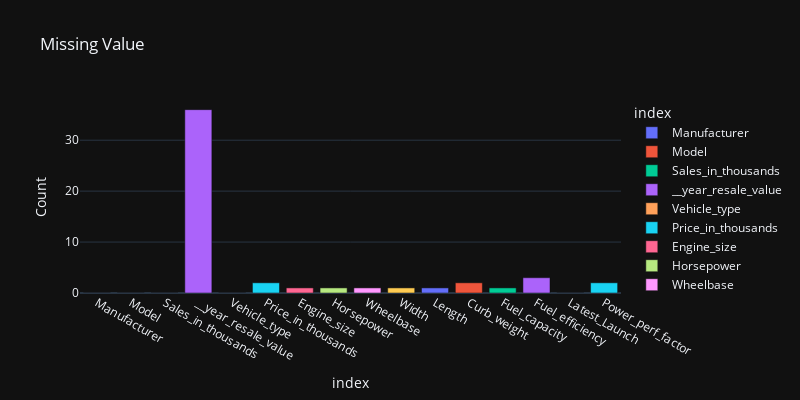

Here is the notebook cell this chart was saved with:
### Code cell
a=dt.isnull().sum()
px.bar(a,x=a.index,y=a.values,title='Missing Value',color=a.index,labels={'x':'Columns','y':'Count'},
       height=400,width=800,template='plotly_dark')

### Figure 1 — Plotly figure (JSON) as saved in the notebook; plotly's stock layout.template omitted (floating-point values rounded to 4 significant figures)
{"data": [{"alignmentgroup": "True", "hovertemplate": "index=%{x}<br>Count=%{y}<extra></extra>", "legendgroup": "Manufacturer", "marker": {"color": "#636efa", "pattern": {"shape": ""}}, "name": "Manufacturer", "offsetgroup": "Manufacturer", "orientation": "v", "showlegend": true, "textposition": "auto", "type": "bar", "x": ["Manufacturer"], "xaxis": "x", "y": [0], "yaxis": "y"}, {"alignmentgroup": "True", "hovertemplate": "index=%{x}<br>Count=%{y}<extra></extra>", "legendgroup": "Model", "marker": {"color": "#EF553B", "pattern": {"shape": ""}}, "name": "Model", "offsetgroup": "Model", "orientation": "v", "showlegend": true, "textposition": "auto", "type": "bar", "x": ["Model"], "xaxis": "x", "y": [0], "yaxis": "y"}, {"alignmentgroup": "True", "hovertemplate": "index=%{x}<br>Count=%{y}<extra></extra>", "legendgroup": "Sales_in_thousands", "marker": {"color": "#00cc96", "pattern": {"shape": ""}}, "name": "Sales_in_thousands", "offsetgroup": "Sales_in_thousands", "orientation": "v", "showlegend": true, "textposition": "auto", "type": "bar", "x": ["Sales_in_thousands"], "xaxis": "x", "y": [0], "yaxis": "y"}, {"alignmentgroup": "True", "hovertemplate": "index=%{x}<br>Count=%{y}<extra></extra>", "legendgroup": "__year_resale_value", "marker": {"color": "#ab63fa", "pattern": {"shape": ""}}, "name": "__year_resale_value", "offsetgroup": "__year_resale_value", "orientation": "v", "showlegend": true, "textposition": "auto", "type": "bar", "x": ["__year_resale_value"], "xaxis": "x", "y": [36], "yaxis": "y"}, {"alignmentgroup": "True", "hovertemplate": "index=%{x}<br>Count=%{y}<extra></extra>", "legendgroup": "Vehicle_type", "marker": {"color": "#FFA15A", "pattern": {"shape": ""}}, "name": "Vehicle_type", "offsetgroup": "Vehicle_type", "orientation": "v", "showlegend": true, "textposition": "auto", "type": "bar", "x": ["Vehicle_type"], "xaxis": "x", "y": [0], "yaxis": "y"}, {"alignmentgroup": "True", "hovertemplate": "index=%{x}<br>Count=%{y}<extra></extra>", "legendgroup": "Price_in_thousands", "marker": {"color": "#19d3f3", "pattern": {"shape": ""}}, "name": "Price_in_thousands", "offsetgroup": "Price_in_thousands", "orientation": "v", "showlegend": true, "textposition": "auto", "type": "bar", "x": ["Price_in_thousands"], "xaxis": "x", "y": [2], "yaxis": "y"}, {"alignmentgroup": "True", "hovertemplate": "index=%{x}<br>Count=%{y}<extra></extra>", "legendgroup": "Engine_size", "marker": {"color": "#FF6692", "pattern": {"shape": ""}}, "name": "Engine_size", "offsetgroup": "Engine_size", "orientation": "v", "showlegend": true, "textposition": "auto", "type": "bar", "x": ["Engine_size"], "xaxis": "x", "y": [1], "yaxis": "y"}, {"alignmentgroup": "True", "hovertemplate": "index=%{x}<br>Count=%{y}<extra></extra>", "legendgroup": "Horsepower", "marker": {"color": "#B6E880", "pattern": {"shape": ""}}, "name": "Horsepower", "offsetgroup": "Horsepower", "orientation": "v", "showlegend": true, "textposition": "auto", "type": "bar", "x": ["Horsepower"], "xaxis": "x", "y": [1], "yaxis": "y"}, {"alignmentgroup": "True", "hovertemplate": "index=%{x}<br>Count=%{y}<extra></extra>", "legendgroup": "Wheelbase", "marker": {"color": "#FF97FF", "pattern": {"shape": ""}}, "name": "Wheelbase", "offsetgroup": "Wheelbase", "orientation": "v", "showlegend": true, "textposition": "auto", "type": "bar", "x": ["Wheelbase"], "xaxis": "x", "y": [1], "yaxis": "y"}, {"alignmentgroup": "True", "hovertemplate": "index=%{x}<br>Count=%{y}<extra></extra>", "legendgroup": "Width", "marker": {"color": "#FECB52", "pattern": {"shape": ""}}, "name": "Width", "offsetgroup": "Width", "orientation": "v", "showlegend": true, "textposition": "auto", "type": "bar", "x": ["Width"], "xaxis": "x", "y": [1], "yaxis": "y"}, {"alignmentgroup": "True", "hovertemplate": "index=%{x}<br>Count=%{y}<extra></extra>", "legendgroup": "Length", "marker": {"color": "#636efa", "pattern": {"shape": ""}}, "name": "Length", "offsetgroup": "Length", "orientation": "v", "showlegend": true, "textposition": "auto", "type": "bar", "x": ["Length"], "xaxis": "x", "y": [1], "yaxis": "y"}, {"alignmentgroup": "True", "hovertemplate": "index=%{x}<br>Count=%{y}<extra></extra>", "legendgroup": "Curb_weight", "marker": {"color": "#EF553B", "pattern": {"shape": ""}}, "name": "Curb_weight", "offsetgroup": "Curb_weight", "orientation": "v", "showlegend": true, "textposition": "auto", "type": "bar", "x": ["Curb_weight"], "xaxis": "x", "y": [2], "yaxis": "y"}, {"alignmentgroup": "True", "hovertemplate": "index=%{x}<br>Count=%{y}<extra></extra>", "legendgroup": "Fuel_capacity", "marker": {"color": "#00cc96", "pattern": {"shape": ""}}, "name": "Fuel_capacity", "offsetgroup": "Fuel_capacity", "orientation": "v", "showlegend": true, "textposition": "auto", "type": "bar", "x": ["Fuel_capacity"], "xaxis": "x", "y": [1], "yaxis": "y"}, {"alignmentgroup": "True", "hovertemplate": "index=%{x}<br>Count=%{y}<extra></extra>", "legendgroup": "Fuel_efficiency", "marker": {"color": "#ab63fa", "pattern": {"shape": ""}}, "name": "Fuel_efficiency", "offsetgroup": "Fuel_efficiency", "orientation": "v", "showlegend": true, "textposition": "auto", "type": "bar", "x": ["Fuel_efficiency"], "xaxis": "x", "y": [3], "yaxis": "y"}, {"alignmentgroup": "True", "hovertemplate": "index=%{x}<br>Count=%{y}<extra></extra>", "legendgroup": "Latest_Launch", "marker": {"color": "#FFA15A", "pattern": {"shape": ""}}, "name": "Latest_Launch", "offsetgroup": "Latest_Launch", "orientation": "v", "showlegend": true, "textposition": "auto", "type": "bar", "x": ["Latest_Launch"], "xaxis": "x", "y": [0], "yaxis": "y"}, {"alignmentgroup": "True", "hovertemplate": "index=%{x}<br>Count=%{y}<extra></extra>", "legendgroup": "Power_perf_factor", "marker": {"color": "#19d3f3", "pattern": {"shape": ""}}, "name": "Power_perf_factor", "offsetgroup": "Power_perf_factor", "orientation": "v", "showlegend": true, "textposition": "auto", "type": "bar", "x": ["Power_perf_factor"], "xaxis": "x", "y": [2], "yaxis": "y"}], "layout": {"barmode": "relative", "height": 400, "legend": {"title": {"text": "index"}, "tracegroupgap": 0}, "title": {"text": "Missing Value"}, "width": 800, "xaxis": {"anchor": "y", "categoryarray": ["Manufacturer", "Model", "Sales_in_thousands", "__year_resale_value", "Vehicle_type", "Price_in_thousands", "Engine_size", "Horsepower", "Wheelbase", "Width", "Length", "Curb_weight", "Fuel_capacity", "Fuel_efficiency", "Latest_Launch", "Power_perf_factor"], "categoryorder": "array", "domain": [0, 1], "title": {"text": "index"}}, "yaxis": {"anchor": "x", "domain": [0, 1], "title": {"text": "Count"}}}}
